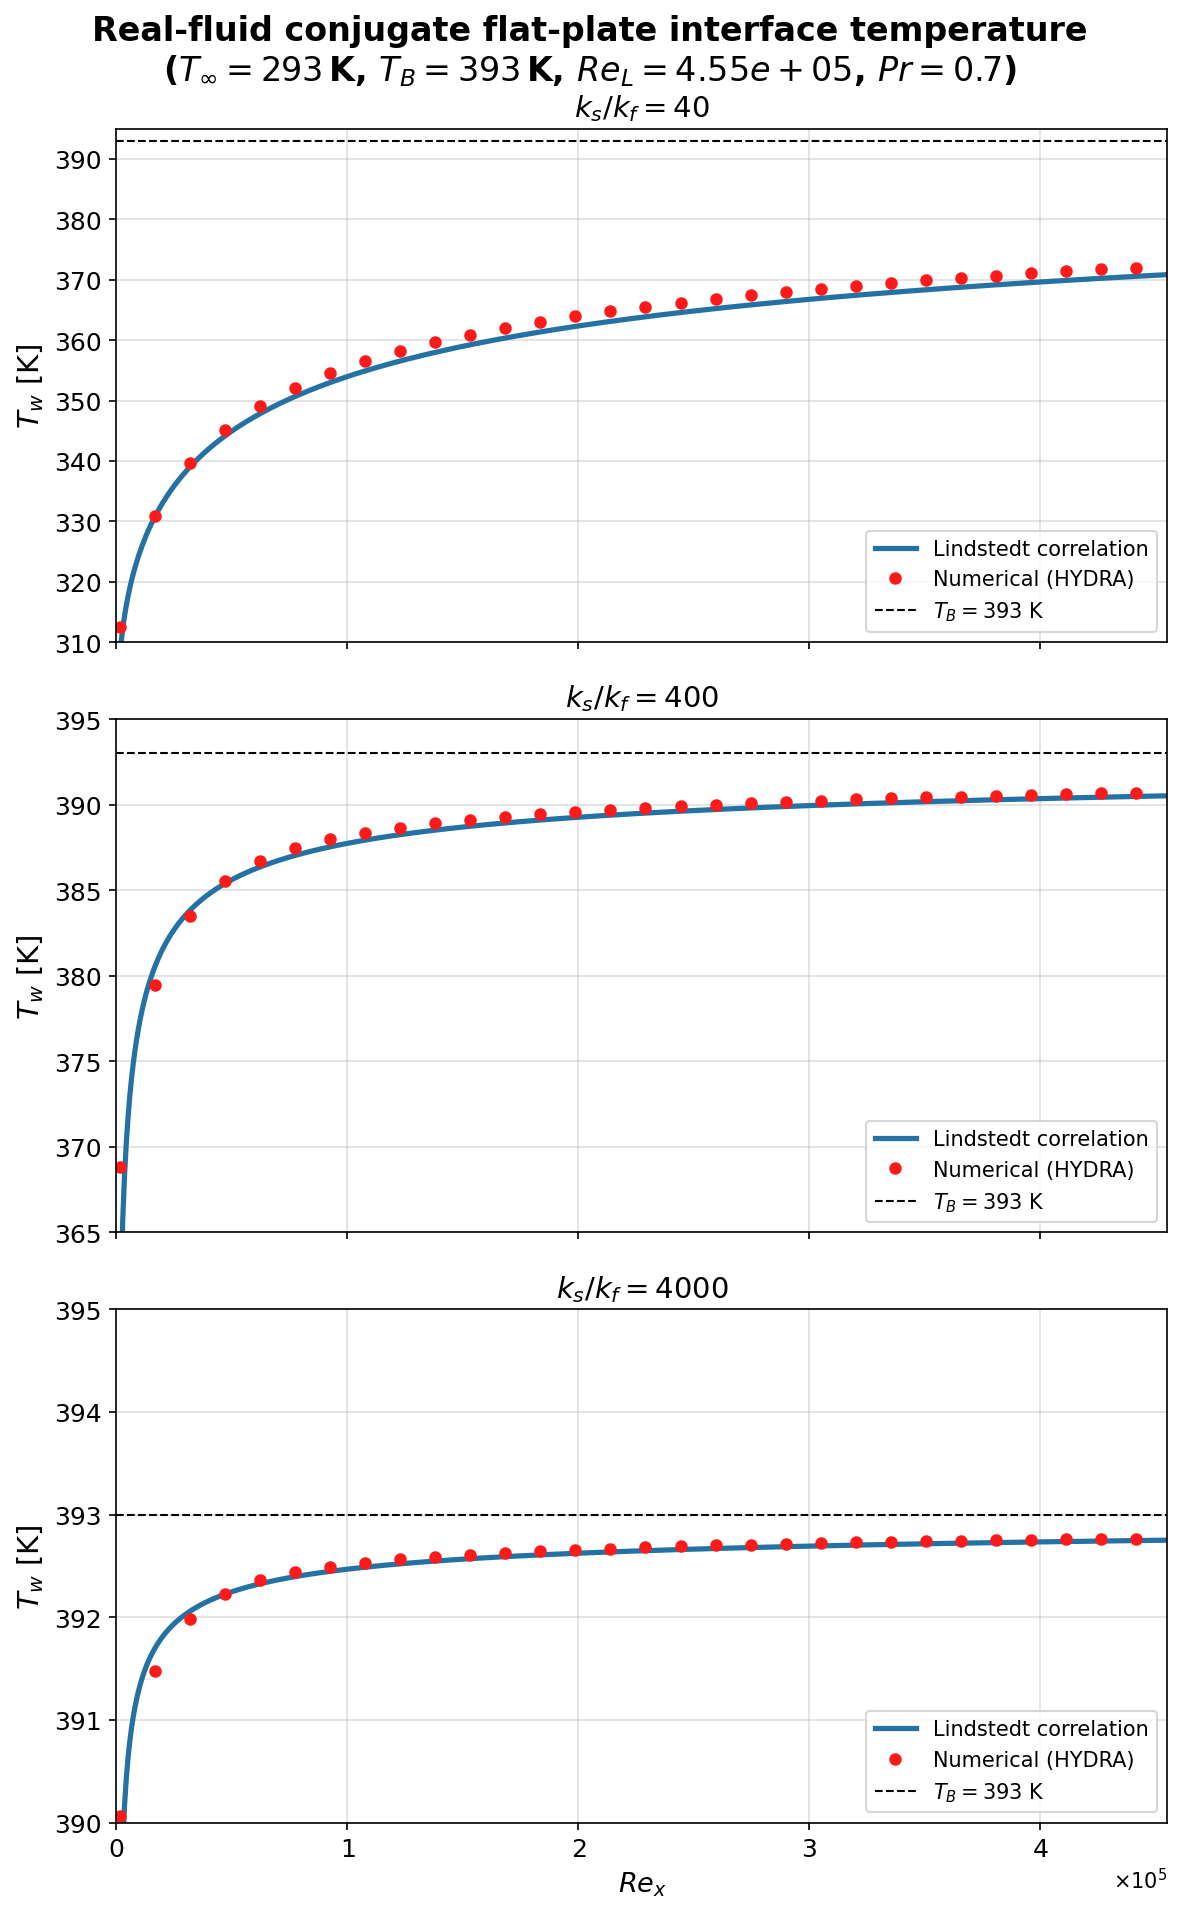

Source code (Python):
#!/usr/bin/env python3
# -*- coding: utf-8 -*-
"""
Validation of the three real-fluid conjugate flat-plate cases:

    ks_kf_40_real/   ks_kf_400_real/   ks_kf_4000_real/

Each case is a laminar flat plate with conjugate heat transfer, real-fluid
(CoolProp) Air with Cp/mu/k forced constant so that Pr = mu*cp/k = 0.70
(see each case's set_constant_cp.py / set_constant_transport.py). The cases
differ only in the solid conductivity k_s, i.e. the ratio k_s/k_f.

The interface temperature Tw(x) extracted from each simulation
(<case>/OUTPUT/hydra-wall.tec, fluid-side wall) is compared against the
Lindstedt & Karvinen analytical correlation, in the same 3-panel style as
Tw-Flat-Plate/analytical.py (the ideal-gas reference).

Run from anywhere:  python3 validate_ks_kf_real.py
"""

import os
import re
import numpy as np
import matplotlib.pyplot as plt

HERE = os.path.dirname(os.path.abspath(__file__))


def read_tec_wall(path):
    """
    Read the first ZONE from a Tecplot ASCII BLOCK-format wall file.

    Header format:
      VARIABLES = "x" "y" "z" "y+" "tauX" "tauY" "tauZ" "pw" "Tw" "qw"
      ZONE T = ..., I=N, J=1, K=2, DATAPACKING=BLOCK,
           VARLOCATION=([1-3]=NODAL,[4-10]=CELLCENTERED), ...

    NODAL       : x, y, z              -> I*J*K values each
    CELLCENTERED: remaining variables  -> (I-1) values each

    Returns dict with 'x' (cell-centre streamwise coord) and 'Tw'.
    """
    with open(path) as f:
        lines = f.readlines()

    var_names = re.findall(r'"([^"]+)"', lines[0])

    zone_hdr = lines[1]
    I = int(re.search(r'\bI\s*=\s*(\d+)', zone_hdr).group(1))
    J = int(re.search(r'\bJ\s*=\s*(\d+)', zone_hdr).group(1))
    K = int(re.search(r'\bK\s*=\s*(\d+)', zone_hdr).group(1))

    tokens = []
    for line in lines[2:]:
        if line.strip().upper().startswith('ZONE'):
            break
        for tok in line.split():
            try:
                tokens.append(float(tok))
            except ValueError:
                pass

    n_nodal = I * J * K
    n_nodal_vars = 3
    n_cc_vars = len(var_names) - n_nodal_vars
    n_cc = (len(tokens) - n_nodal_vars * n_nodal) // n_cc_vars

    offset = 0
    parsed = {}
    for name in var_names[:n_nodal_vars]:
        parsed[name] = np.array(tokens[offset: offset + n_nodal])
        offset += n_nodal
    for name in var_names[n_nodal_vars:]:
        parsed[name] = np.array(tokens[offset: offset + n_cc])
        offset += n_cc

    x_nodes = parsed['x'][:I]
    x_cc = 0.5 * (x_nodes[:-1] + x_nodes[1:])
    return {'x': x_cc, 'Tw': parsed['Tw']}


def tw_laminar_forced(x, T_B, T_inf, U_inf, rho_f, mu_f, k_f, cp_f, k_s, t):
    """
    Local interface temperature Tw(x) for a conjugate flat plate
    (Lindstedt & Karvinen correlation). All in SI, temperatures in K.
    """
    x = np.asarray(x, dtype=float)
    if np.any(x <= 0.0):
        raise ValueError("All x values must be > 0.")

    nu = mu_f / rho_f
    Pr = mu_f * cp_f / k_f
    Re_x = U_inf * x / nu

    Bi_f = 0.332 / 0.5 * (Re_x ** 0.5) * (Pr ** (1.0 / 3.0)) * (k_f * t) / (k_s * x)
    theta_w = Bi_f * (0.5 + Bi_f) / (1.0 + Bi_f) ** 2
    Tw = T_B - (T_B - T_inf) * theta_w
    return {"x": x, "Re_x": Re_x, "Pr": Pr, "Bi_f": Bi_f, "theta_w": theta_w, "Tw": Tw}


if __name__ == "__main__":

    # ================================================================
    # Common parameters (shared by the three cases)
    # from atlas.ini + set_constant_*.py + mesh.ini
    # ================================================================
    T_inf = 293.0                  # free-stream static temperature   [K]
    p_inf = 1.0e5                  # ambient static pressure          [Pa]
    g_inf = 81.6055                # inflow mass flux  rho*U          [kg/(m2 s)]
    R     = 287.0                  # specific gas constant            [J/(kg K)]

    mu_inf = 1.79352e-4            # imposed constant viscosity       [Pa s]
    cp_inf = 1004.5                # imposed constant cp              [J/(kg K)]
    Pr     = 0.70                  # imposed laminar Prandtl          [-]
    k_inf  = mu_inf * cp_inf / Pr  # fluid conductivity  k = mu cp/Pr [W/(m K)]

    rho_inf = p_inf / (R * T_inf)  # free-stream density              [kg/m3]
    U_inf   = g_inf / rho_inf      # free-stream velocity             [m/s]

    delta = 0.05                   # plate thickness (Block2 height)  [m]
    L     = 1.0                    # plate length                     [m]
    T_B   = 393.0                  # bottom-wall temperature ([T_plate] BC) [K]
    ReL   = g_inf * L / mu_inf     # plate-length Reynolds number

    # -- per-case solid conductivity k_s (from each case's atlas.ini) and
    #    frozen reference wall file in reference/ (solid-side converged wall,
    #    copied from <case>/OUTPUT/hydra-wall.tec) --
    cases = {
        40:   {"sol": "reference/ks_kf_40_wall.tec",   "k_s": 10.2746,  "ylim": (310, 395)},
        400:  {"sol": "reference/ks_kf_400_wall.tec",  "k_s": 102.746,  "ylim": (365, 395)},
        4000: {"sol": "reference/ks_kf_4000_wall.tec", "k_s": 1027.46,  "ylim": (390, 395)},
    }
    ks_kf_ratios = [40, 400, 4000]

    print("=" * 56)
    print("Real-fluid conjugate flat plate  --  shared state")
    print("=" * 56)
    print(f"  T_inf = {T_inf:.1f} K   T_B = {T_B:.1f} K")
    print(f"  rho   = {rho_inf:.4f} kg/m3   U = {U_inf:.3f} m/s")
    print(f"  mu    = {mu_inf:.5e} Pa s   cp = {cp_inf:.1f} J/kg/K")
    print(f"  k_f   = {k_inf:.5f} W/m/K   Pr = {Pr}")
    print(f"  Re_L  = {ReL:.3e}   Ma = {U_inf/np.sqrt(1.4*R*T_inf):.3f}")
    print("=" * 56)

    # ================================================================
    # Analytical + numerical solution, one panel per ratio
    # ================================================================
    x = np.linspace(1e-3 * L, L, 600)          # skip leading-edge singularity

    fig, axes = plt.subplots(3, 1, figsize=(8, 13), sharex=True)
    fig.suptitle(
        "Real-fluid conjugate flat-plate interface temperature\n"
        rf"($T_\infty={T_inf:.0f}\,$K, $T_B={T_B:.0f}\,$K, "
        rf"$Re_L={ReL:.2e}$, $Pr={Pr}$)",
        fontsize=16, fontweight="bold",
    )
    fig.subplots_adjust(top=0.88)

    for ax, ratio in zip(axes, ks_kf_ratios):
        c   = cases[ratio]
        k_s = c["k_s"]

        # -- analytical (Lindstedt & Karvinen) --
        res   = tw_laminar_forced(x, T_B, T_inf, U_inf, rho_inf,
                                  mu_inf, k_inf, cp_inf, k_s, delta)
        Re_x  = res["Re_x"]
        Tw_LK = res["Tw"]

        # -- numerical (fluid-side wall, frozen reference) --
        tec_path = os.path.join(HERE, c["sol"])
        tec = read_tec_wall(tec_path)
        Re_x_num = tec['x'] * ReL / L

        # -- error metrics --
        err  = tec['Tw'] - np.interp(Re_x_num, Re_x, Tw_LK)
        rmse = np.sqrt(np.mean(err ** 2))
        i_mid = np.argmin(np.abs(Re_x - ReL / 2.0))
        print(f"\n  ks/kf = {ratio:>4d}   k_s = {k_s:.4f} W/m/K  (k_s/k_f = {k_s/k_inf:.1f})")
        print(f"    Tw analytic / numeric (x=L/2) = "
              f"{Tw_LK[i_mid]:.3f} / {np.interp(ReL/2.0, Re_x_num, tec['Tw']):.3f} K")
        print(f"    max|err| = {np.max(np.abs(err)):.3f} K   RMSE = {rmse:.3f} K")

        # -- plot --
        ax.plot(Re_x, Tw_LK, color="#2471A3", linewidth=2.5,
                label="Lindstedt correlation")
        ax.plot(Re_x_num, tec['Tw'], "o", color="#FF1A1A", markersize=5,
                markevery=5, label="Numerical (HYDRA)")
        ax.axhline(T_B, color="k", linestyle="--", linewidth=1.0,
                   label=f"$T_B = {T_B:.0f}$ K")
        ax.set_ylabel("$T_w$ [K]", fontsize=14)
        ax.set_title(f"$k_s / k_f = {ratio}$", fontsize=14)
        ax.tick_params(labelsize=12)
        ax.legend(fontsize=10, loc="lower right")
        ax.set_ylim(*c["ylim"])
        ax.grid(True, alpha=0.4)

    print("=" * 56)

    axes[-1].set_xlabel("$Re_x$", fontsize=13)
    axes[-1].set_xlim(0, ReL)
    axes[-1].xaxis.set_major_locator(plt.matplotlib.ticker.MultipleLocator(1e5))
    for ax in axes:
        ax.xaxis.set_major_formatter(plt.matplotlib.ticker.ScalarFormatter(useMathText=True))
        ax.ticklabel_format(style="sci", axis="x", scilimits=(0, 0))

    plt.tight_layout()
    out = os.path.join(HERE, "validate.png")
    plt.savefig(out, dpi=150, bbox_inches="tight")
    print(f"  figure written: {os.path.relpath(out, HERE)}")
    plt.show()
